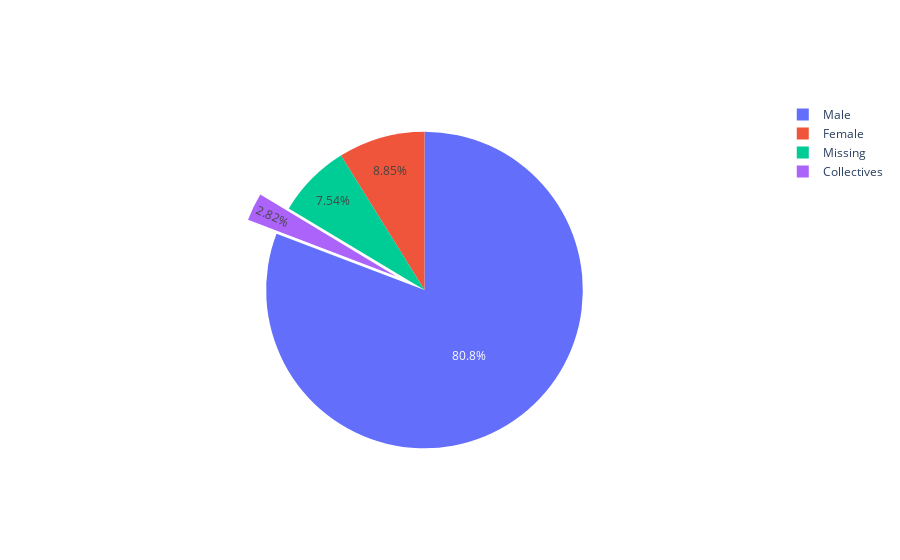

Notebook code for this chart:
### Code cell
# Pulling sectors out from the center --MOMA genders OLD

import plotly.graph_objects as go

labels = ['Male','Female','Missing','Collectives']
values = [82418, 9030, 7689, 2878]

# pull is given as a fraction of the pie radius
fig = go.Figure(data=[go.Pie(labels=labels, values=values, pull=[0, 0, 0, 0.2])])
fig.show()

### Figure 1 — Plotly figure (JSON) as saved in the notebook; plotly's stock layout.template omitted (floating-point values rounded to 4 significant figures)
{"data": [{"labels": ["Male", "Female", "Missing", "Collectives"], "pull": [0, 0, 0, 0.2], "type": "pie", "values": [82418, 9030, 7689, 2878]}], "layout": {}}
